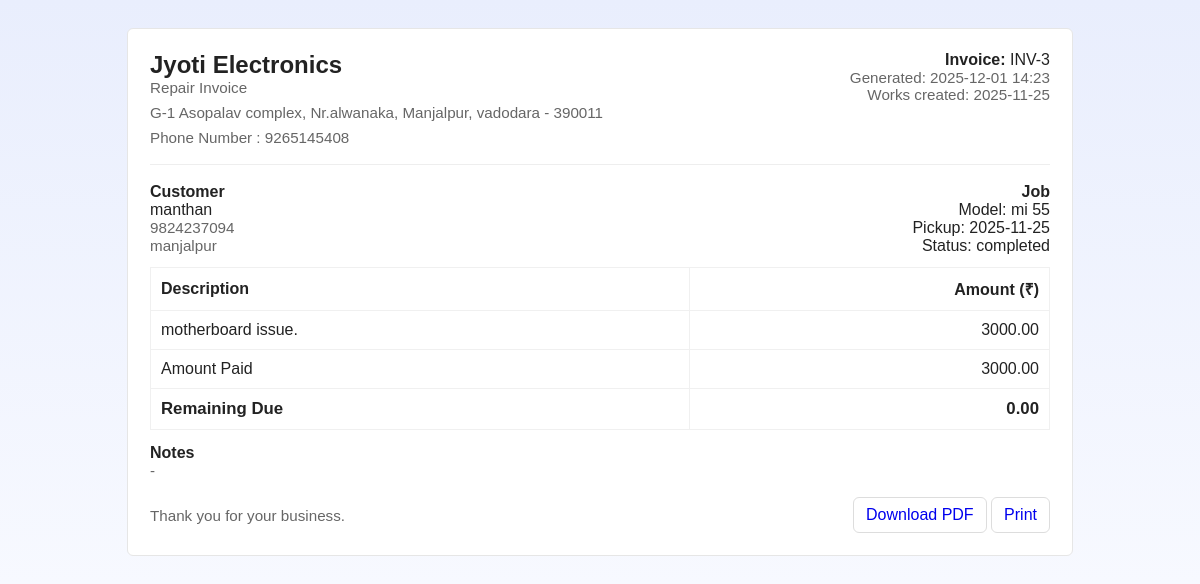
Page /job/3/invoice on the committed database.
### app.py (models this page shows, shortened)
class Job(db.Model):
    id = db.Column(db.Integer, primary_key=True)
    customer_id = db.Column(db.Integer, db.ForeignKey('customer.id'), nullable=False)
    area = db.Column(db.String(200))
    tv_model = db.Column(db.String(300))
    repair_work = db.Column(db.Text)
    amount_charged = db.Column(db.Float, default=0.0)
    expense = db.Column(db.Float, default=0.0)  # job-level expense
    payment_mode = db.Column(db.String(50))
    pickup_date = db.Column(db.String(50))
    note = db.Column(db.Text)
    status = db.Column(db.String(50), default='received')  # received, in_progress, completed
    created_at = db.Column(db.DateTime, default=datetime.utcnow)
    completed_at = db.Column(db.DateTime, nullable=True)
    payments = db.relationship('Payment', backref='job', cascade="all, delete-orphan")

class Customer(db.Model):
    id = db.Column(db.Integer, primary_key=True)
    name = db.Column(db.String(200), nullable=False)
    phone = db.Column(db.String(50))
    address = db.Column(db.String(500))
    created_at = db.Column(db.DateTime, default=datetime.utcnow)
    jobs = db.relationship('Job', backref='customer', cascade="all, delete-orphan")

### app.py (the view)
@app.route('/job/<int:job_id>/invoice')
def invoice_html(job_id):
    j = Job.query.get_or_404(job_id)
    total_paid = job_total_paid(j)
    remaining = (j.amount_charged or 0) - total_paid
    return render_template(
        "invoice.html",
        job=j,
        total_paid=total_paid,
        remaining=remaining,
        generated_at=datetime.utcnow()
    )

### app.py (called while the page is built)
def job_total_paid(job):
    return sum(p.amount for p in job.payments) if job.payments else 0.0

### jyoti-electronics(another)/templates/invoice.html (shortened to what this page needs)
<!doctype html>
<html>
<head>
  <link rel="stylesheet" href="{{ url_for('static', filename='style.css') }}">
</head>
<body>
  <div class="invoice">
    <div class="row">
      <div>
        <h2 style="margin:0">Jyoti Electronics</h2>
        <div class="muted">Repair Invoice</div>
        <div style="margin-top:8px" class="muted">G-1 Asopalav complex, Nr.alwanaka, Manjalpur, vadodara - 390011</div>
        <div style="margin-top:8px" class="muted">Phone Number : 9265145408</div>
      </div>
      <div style="text-align:right">
        <div><strong>Invoice:</strong> INV-{{ job.id }}</div>
        <div class="muted">Generated: {{ generated_at.strftime('%Y-%m-%d %H:%M') }}</div>
        <div class="muted">Works created: {{ job.created_at.strftime('%Y-%m-%d') }}</div>
      </div>
    </div>
    <hr style="margin:18px 0; border:none; border-top:1px solid #eee"/>
    <div class="row">
      <div style="min-width:220px">
        <strong>Customer</strong><br/>
        {{ job.customer.name }}<br/>
        <span class="muted">{{ job.customer.phone or '' }}</span><br/>
        <div class="muted">{{ job.customer.address or '' }}</div>
      </div>
      <div style="min-width:220px; text-align:right">
        <strong>Job</strong><br/>
        Model: {{ job.tv_model or '-' }}<br/>
        Pickup: {{ job.pickup_date or '-' }}<br/>
        Status: {{ job.status or '-' }}
      </div>
    </div>
    <table>
      <thead>
        <tr><th>Description</th><th class="right">Amount (₹)</th></tr>
      </thead>
      <tbody>
        <tr>
          <td>{{ job.repair_work or 'Repair services' }}</td>
          <td class="right">{{ "%.2f"|format(job.amount_charged or 0) }}</td>
        </tr>
        <tr>
          <td>Amount Paid</td>
          <td class="right">{{ "%.2f"|format(total_paid) }}</td>
        </tr>
        <tr>
          <td class="total">Remaining Due</td>
          <td class="right total">{{ "%.2f"|format(remaining) }}</td>
        </tr>
      </tbody>
    </table>
    <div style="margin-top:14px">
      <strong>Notes</strong><br/>
      <div class="muted">{{ job.note or '-' }}</div>
    </div>
    <div style="margin-top:18px; display:flex; justify-content:space-between; align-items:center; gap:12px; flex-wrap:wrap;">
      <div class="muted">Thank you for your business.</div>
      <div>
        <a class="btn" href="{{ url_for('invoice_pdf', job_id=job.id) }}">Download PDF</a>
        <a class="btn" href="#" onclick="window.print();return false;">Print</a>
      </div>
    </div>
  </div>
</body>
</html>

### jyoti-electronics(another)/static/style.css (style rules this page uses)
body { background: linear-gradient(180deg, #e9eefd, #f7f9ff); font-family: "Inter", "Poppins", sans-serif; color: #1b1b1f; padding: 18px; }
h3, h4, h2 { font-weight: 700; color: #222; }
* { transition: all .15s ease; }

### jyoti-electronics(another)/templates/invoice.html (style rules this page uses)
body { font-family: Arial, Helvetica, sans-serif; padding:20px; color:#222; }
.invoice { max-width:900px; margin:auto; border:1px solid #e6e6e6; padding:22px; border-radius:6px; background:#fff; }
.row { display:flex; justify-content:space-between; align-items:flex-start; gap:12px; flex-wrap:wrap; }
.muted { color:#666; font-size:0.95rem; }
table { width:100%; border-collapse: collapse; margin-top:12px; }
th,td { padding:10px; border:1px solid #f0f0f0; text-align:left; }
.right { text-align:right; }
.total { font-weight:700; font-size:1.05rem; }
a.btn { display:inline-block; padding:8px 12px; border-radius:6px; border:1px solid #ddd; text-decoration:none; }

### rows in the picture
Job: id "3", created_at "2025-11-25", tv_model "mi 55", pickup_date "2025-11-25", status "completed", repair_work "motherboard issue.", amount_charged "3000.00", note "-"
Customer: customer.name "manthan", customer "9824237094", customer "manjalpur"

### other values in the picture
{{ "%.2f"|format(total_paid) }} "3000.00"
{{ "%.2f"|format(remaining) }} "0.00"
